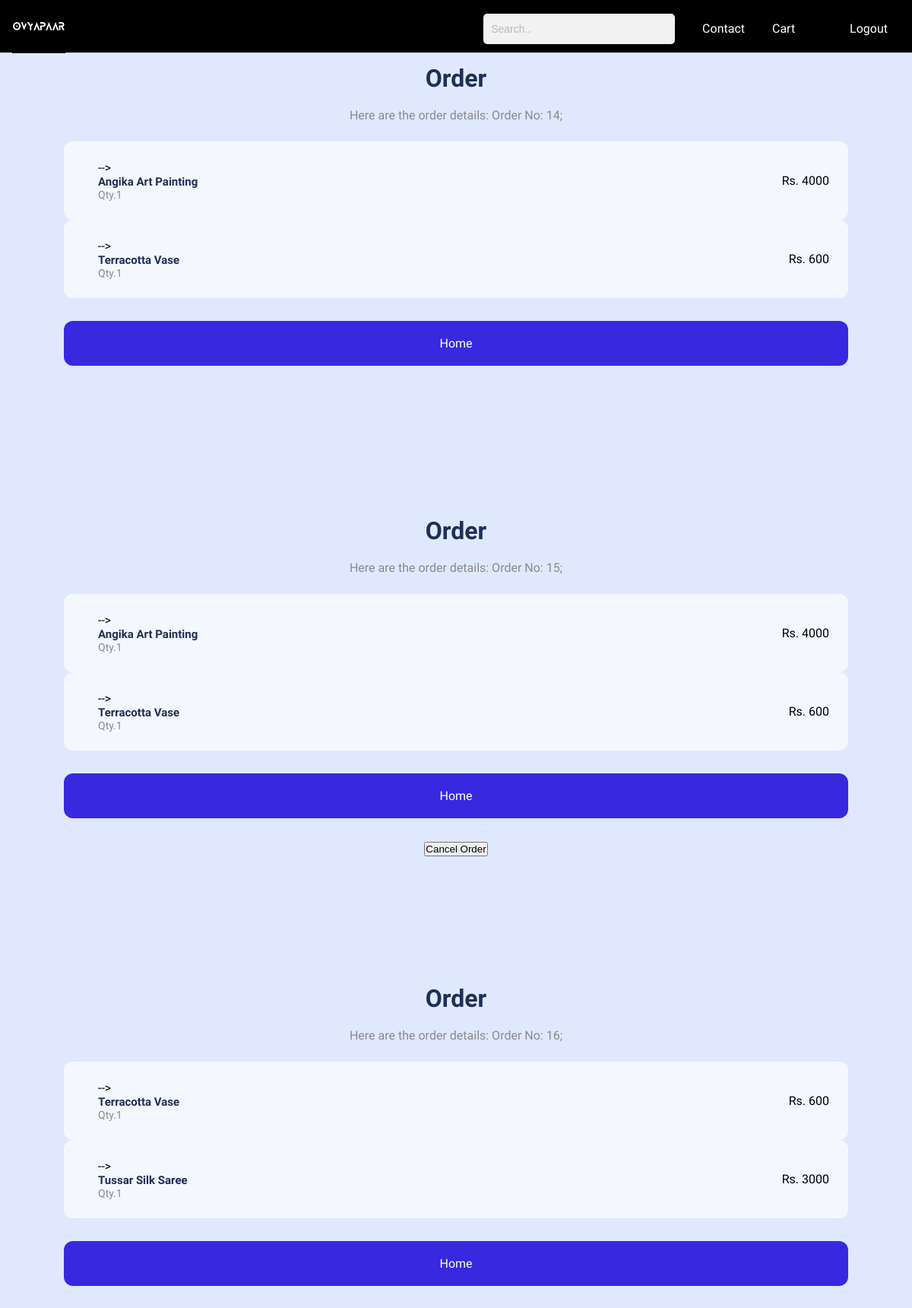
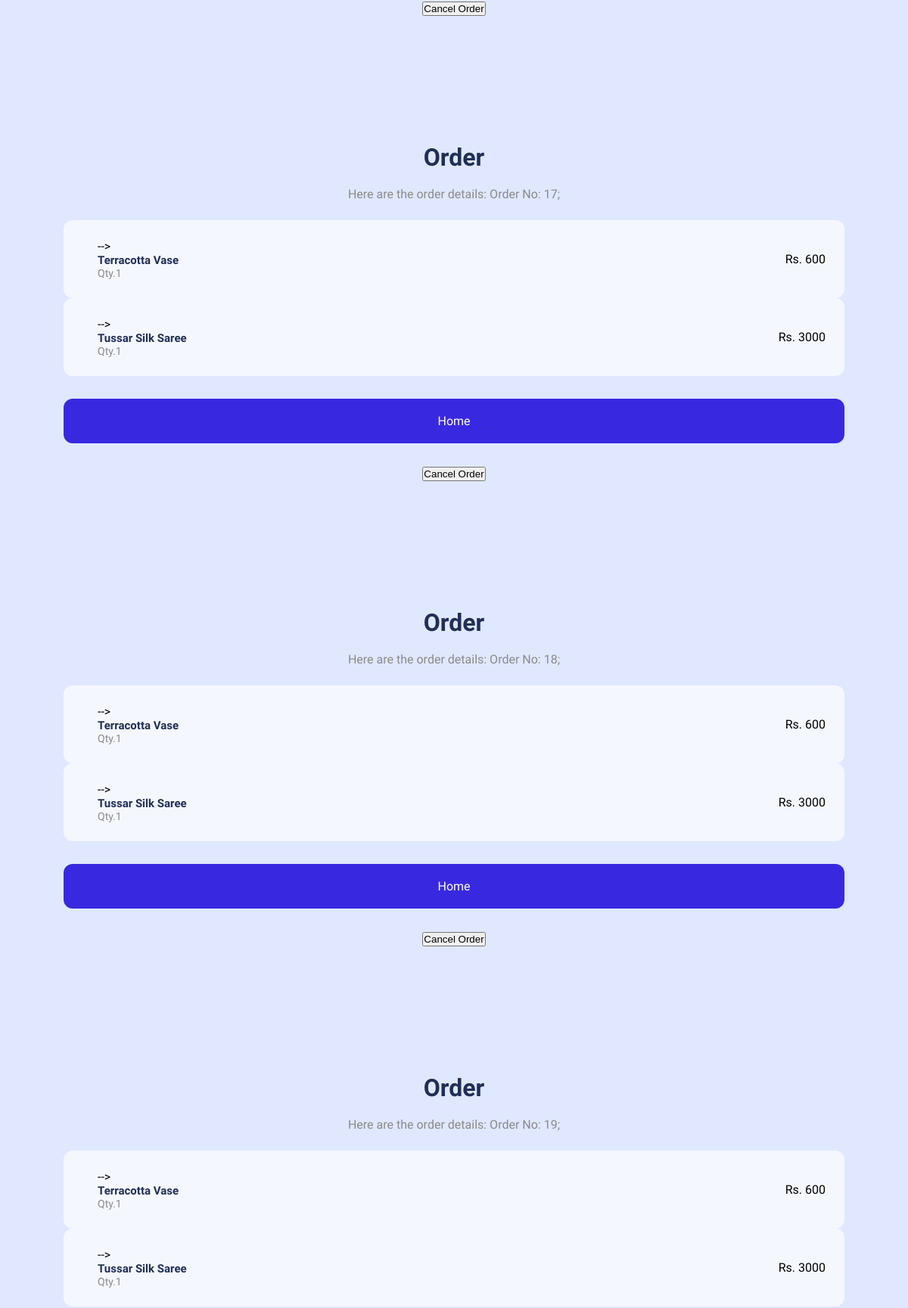
The page /customer-order.php (signed in, upper part) on the database its author committed (2 pictures, top to bottom).
### tables this page shows
CREATE TABLE `orders` (
  `o_id` int NOT NULL AUTO_INCREMENT,
  `o_date` date NOT NULL,
  `o_time` time NOT NULL,
  `cust_id` int NOT NULL,
  `s_id` int NOT NULL,
  `status` char(1) DEFAULT NULL,
  PRIMARY KEY (`o_id`),
  KEY `cust_id` (`cust_id`),
  KEY `s_id` (`s_id`),
  CONSTRAINT `orders_ibfk_1` FOREIGN KEY (`cust_id`) REFERENCES `customer` (`cust_id`),
  CONSTRAINT `orders_ibfk_2` FOREIGN KEY (`s_id`) REFERENCES `seller` (`s_id`)
);

CREATE TABLE `orderdetail` (
  `o_id` int NOT NULL,
  `product_id` int NOT NULL,
  `quantity` int NOT NULL,
  `rate` float DEFAULT NULL,
  PRIMARY KEY (`o_id`,`product_id`),
  KEY `product_id` (`product_id`),
  CONSTRAINT `orderdetail_ibfk_1` FOREIGN KEY (`o_id`) REFERENCES `orders` (`o_id`),
  CONSTRAINT `orderdetail_ibfk_2` FOREIGN KEY (`product_id`) REFERENCES `product` (`product_id`)
);

CREATE TABLE `product` (
  `product_id` int NOT NULL AUTO_INCREMENT,
  `p_name` varchar(50) NOT NULL,
  `unit` varchar(50) NOT NULL,
  `p_price` varchar(50) NOT NULL,
  `p_desc` varchar(150) NOT NULL,
  `p_image` longblob,
  `category` varchar(50) NOT NULL,
  `s_id` int DEFAULT NULL,
  PRIMARY KEY (`product_id`),
  KEY `fk_s_id` (`s_id`),
  CONSTRAINT `fk_s_id` FOREIGN KEY (`s_id`) REFERENCES `seller` (`s_id`)
);

### order-common.php (called while the page is built, shortened)
<?php
function fetch_order_details($oid)
{
    $order_details=null;
    $con = new mysqli(HOSTNAME, USERNAME, PASSWORD, DATABASE);
    $sql = "SELECT * FROM orderdetail WHERE o_id='$oid'";
    $result = $con->query($sql);
    if ($result->num_rows > 0) {
        $order_details = $result->fetch_all(MYSQLI_ASSOC);
    } else {
        return "No orders found";
    }
    return $order_details;
}
function fetch_customer_orders($cust_id)
{
    $orders=null;
    $con = new mysqli(HOSTNAME, USERNAME, PASSWORD, DATABASE);
    $sql = "SELECT * FROM orders WHERE cust_id='$cust_id'";
    $result = $con->query($sql);
    if ($result->num_rows > 0) {
        $orders = $result->fetch_all(MYSQLI_ASSOC);
    } else {
        return "No orders found";
    }
    return $orders;
}
function is_cancelled($oid)
{
    $con = new mysqli(HOSTNAME, USERNAME, PASSWORD, DATABASE);
    $sql = "SELECT * from orders WHERE o_id=$oid AND status = 'C'";
    $result = $con->query($sql);
    if($result->num_rows>0) {
        return true;
    } else {
        return false;
    }
}

### product-common.php (called while the page is built, shortened)
<?php
function fetch_product($product_id)
{
    $con = new mysqli(HOSTNAME, USERNAME, PASSWORD, DATABASE);
    $sql = "SELECT * FROM product WHERE product_id='$product_id'";
    $result = $con->query($sql);
    if ($result->num_rows > 0) {
        $product = $result->fetch_all(MYSQLI_ASSOC);
        return $product;
    } else {
        return "No product found!";
    }
}

### customer-order.php (the view, shortened to what this page needs)
<?php
require_once "./order-common.php";
require_once "./product-common.php";
$cid = $_SESSION['cust_id'];
$orders = fetch_customer_orders($cid);
?>
<!DOCTYPE html>
<html lang="en">
<head>
  <link rel="stylesheet" href="orderconfirmation.css">
  <link rel="stylesheet" href="homepagenew.css">
</head>
<body>
  <header class="site-header">
    <div class="site-identity">
      <a href="homepagenew.php"><img src="ovyapaar.png" alt="O-Vyapaar"></a>
    </div>
    <nav class="site-navigation">
      <ul class="nav">
        <li><input type="text" placeholder="Search.."></li>
        <li><a href="contact.html">Contact</a></li>
        <li><a href="cart.php">Cart </a></li>
        <?php
      if (isset($_SESSION['mail']))
        echo "<li><a href='logout.php'>Logout</a></li>";
        ?>
      </ul>
    </nav>
  </header>
  <form action="./cancel-order.php" method="post">
    <?php
    foreach ($orders as $order) {
      $order_details = fetch_order_details($order['o_id']);
    ?>
      <div class="text-content">
        <h2 class="title">
          Order
        </h2>
        <p class="subtitle">
          Here are the order details:
          Order No: <?= $order['o_id'] ?>;
        </p>
        <?php
        if (is_array($order_details)) {
          foreach ($order_details as $order_item) {
        ?>
            <div class="plan-box">
              <div class="plan-box-left">
                <div> -->
                  <?php
                  $product = fetch_product($order_item['product_id']);
                  ?>
                  <h5><?= $product[0]['p_name']; ?></h5>
                  <p>Qty.<?= $order_item['quantity']; ?></p>
                </div>
              </div>
              Rs. <?= $order_item['rate']; ?>
            </div>
        <?php
          }
        }
        ?>
        <a href="homepagenew.php" class="proceed-btn">Home</a>
        <?php
        if (!is_cancelled($order['o_id'])) {
        ?>
          <button value="<?= $order['o_id'] ?>" name="cancel_order">Cancel Order</button>
        <?php
        }
        ?>
      </div>
    <?php
    }
    ?>
  </form>
</body>
</html>

### orderconfirmation.css (style rules this page uses)
* { margin: 0; padding: 0; box-sizing: border-box; }
body { font-family: 'Red Hat Display', sans-serif; min-height: 100vh; background-image: url(https://www.digitshack.com/codepen/mentor1/pattern-background-desktop.svg); background-repeat: no-repeat; background-size: cover; background-color: hsl(225, 100%, 94%); position: relative; font-size: 16px; }
.text-content { padding: 7%; text-align: center; }
.title { color: hsl(223, 47%, 23%); font-weight: 900; font-size: 32px; margin-bottom: 20px; }
.text-content p.subtitle { color: #8a8a8a; margin-bottom: 25px; }
.plan-box { background-color: hsl(225, 100%, 98%); border-radius: 12px; display: flex; padding: 25px; align-items: center; justify-content: space-between; }
.plan-box-left { display: flex; align-items: center; text-align: left; }
.plan-box-left div { margin-left: 20px; }
.plan-box-left div h5 { font-weight: 900; font-size: 15px; color: hsl(223, 47%, 23%); }
.plan-box-left div p { font-size: 14px; color: #8a8a8a; }
a.proceed-btn { display: block; text-decoration: none; color: white; background-color: hsl(245, 75%, 52%); padding: 20px 0; border-radius: 12px; margin: 30px 0; transition: background-color .3s ease; }

### homepagenew.css (style rules this page uses)
body { margin-top: 0; margin-left: 0; }
header { background-color: black; top: 0; width: 98%; position: fixed; color: white; height: 70px; display: flex; justify-content: space-between; align-items: center; padding: 0 5%; border-bottom: 1px solid #f2f2f2; left: 0; }
.site-identity img { width:70px; float: left; margin: 0 10px 0 0; }
.site-navigation { float: right; }
.site-navigation ul, li { margin: 0; padding: 0; }
.site-navigation li { display: inline-block; margin: 1.4em 1em 1em 1em; }
a { text-decoration: none; color: #fff; }
.site-header { border-bottom: 1px solid #ccc; padding: .5em 1em; }
input[type="text"] { width: 100%; height: 40px; padding: 0 10px; background-color: #f2f2f2; border-radius: 5px; border: none; font-size: 18px; }
input[type="text"]::placeholder { font-size: 14px; color: #b9b9b9; }

### customer-order.php (style rules this page uses)
header { background-color: black; top: 0; width: 100%; position: fixed; color: white; height: 70px; }
* { margin: 0; padding: 0; box-sizing: border-box; }
body { font-family: 'Red Hat Display', sans-serif; min-height: 100vh; background-image: url(https://www.digitshack.com/codepen/mentor1/pattern-background-desktop.svg); background-repeat: no-repeat; background-size: cover; background-color: hsl(225, 100%, 94%); position: relative; font-size: 16px; }
.text-content { padding: 7%; text-align: center; }
.title { color: hsl(223, 47%, 23%); font-weight: 900; font-size: 32px; margin-bottom: 20px; }
.text-content p.subtitle { color: #8a8a8a; margin-bottom: 25px; }
.plan-box { background-color: hsl(225, 100%, 98%); border-radius: 12px; display: flex; padding: 25px; align-items: center; justify-content: space-between; }
.plan-box-left { display: flex; align-items: center; text-align: left; }
.plan-box-left div { margin-left: 20px; }
.plan-box-left div h5 { font-weight: 900; font-size: 15px; color: hsl(223, 47%, 23%); }
.plan-box-left div p { font-size: 14px; color: #8a8a8a; }
a.proceed-btn { display: block; text-decoration: none; color: white; background-color: hsl(245, 75%, 52%); padding: 20px 0; border-radius: 12px; margin: 30px 0; transition: background-color .3s ease; }

### rows shown on the page
orders: o_id "14"
orderdetail: product.p_name "Angika Art Painting", quantity "1", rate "4000"
orderdetail: product.p_name "Terracotta Vase", quantity "1", rate "600"
orders: o_id "15"
orderdetail: product.p_name "Angika Art Painting", quantity "1", rate "4000"
orderdetail: product.p_name "Terracotta Vase", quantity "1", rate "600"
orders: o_id "16"
orderdetail: product.p_name "Terracotta Vase", quantity "1", rate "600"
orderdetail: product.p_name "Tussar Silk Saree", quantity "1", rate "3000"
orders: o_id "17"
orderdetail: product.p_name "Terracotta Vase", quantity "1", rate "600"
orderdetail: product.p_name "Tussar Silk Saree", quantity "1", rate "3000"
orders: o_id "18"
orderdetail: product.p_name "Terracotta Vase", quantity "1", rate "600"
orderdetail: product.p_name "Tussar Silk Saree", quantity "1", rate "3000"
orders: o_id "19"
orderdetail: product.p_name "Terracotta Vase", quantity "1", rate "600"
orderdetail: product.p_name "Tussar Silk Saree", quantity "1", rate "3000"
